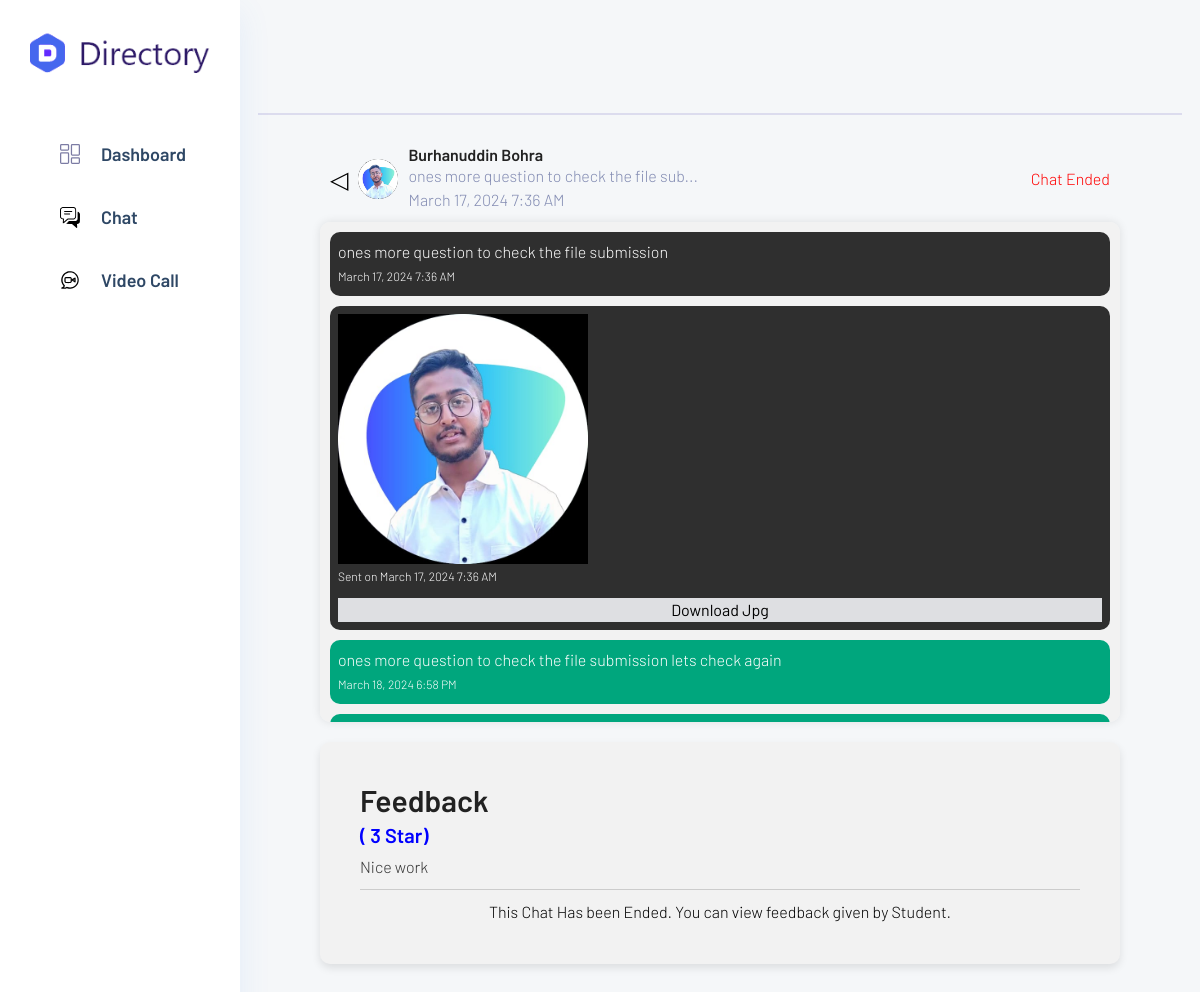
Screenshot of /teacher/Dashboard/Pages/chat.php?doubt_id=872511 (signed in) with the database file from the repository.
### tables this page shows
CREATE TABLE `subscription_user` (
  `id` int(11) NOT NULL,
  `user_id` int(255) NOT NULL,
  `name` varchar(255) NOT NULL,
  `email` varchar(255) NOT NULL,
  `contact` varchar(255) NOT NULL,
  `photo` varchar(255) NOT NULL,
  `mother_name` varchar(255) DEFAULT NULL,
  `mother_email` varchar(255) DEFAULT NULL,
  `mother_contact` varchar(20) DEFAULT NULL,
  `father_name` varchar(255) DEFAULT NULL,
  `father_email` varchar(255) DEFAULT NULL,
  `father_contact` varchar(20) NOT NULL,
  `address` varchar(255) NOT NULL,
  `city` varchar(255) NOT NULL,
  `state` varchar(100) NOT NULL,
  `pin` varchar(10) NOT NULL,
  `subscription_id` int(10) NOT NULL,
  `transaction_id` varchar(255) NOT NULL,
  `created_at` datetime NOT NULL DEFAULT current_timestamp(),
  `end_date` date NOT NULL,
  `verified` int(11) NOT NULL DEFAULT 0
);

CREATE TABLE `doubt` (
  `id` int(11) NOT NULL,
  `doubt_id` int(255) NOT NULL,
  `user_id` int(255) NOT NULL,
  `teacher_id` int(255) DEFAULT NULL,
  `doubt_category` varchar(255) DEFAULT NULL,
  `doubt` varchar(255) DEFAULT NULL,
  `doubt_file` varchar(255) DEFAULT NULL,
  `doubt_created_at` timestamp NOT NULL DEFAULT current_timestamp(),
  `answer` varchar(255) DEFAULT NULL,
  `answer_file` varchar(255) DEFAULT NULL,
  `answer_created_at` timestamp NOT NULL DEFAULT current_timestamp(),
  `student_view` int(11) NOT NULL DEFAULT 0,
  `teacher_view` int(11) NOT NULL DEFAULT 0,
  `admin_view` int(11) NOT NULL DEFAULT 0,
  `accepted` int(11) NOT NULL DEFAULT 0,
  `doubt_submit` int(11) NOT NULL DEFAULT 0,
  `feedback` int(11) NOT NULL DEFAULT 0
);

CREATE TABLE `feedback` (
  `id` int(11) NOT NULL,
  `doubt_id` int(11) DEFAULT NULL,
  `teacher_id` int(255) NOT NULL,
  `satisfaction_level` int(11) DEFAULT NULL,
  `feedback_text` text DEFAULT NULL,
  `submission_date` timestamp NOT NULL DEFAULT current_timestamp()
);

### teacher/Dashboard/Pages/chat.php (the view, shortened to what this page needs)
<?php
include ('../../../includes/config.php');
if (isset ($_GET['doubt_id'])) {
    $doubt_id = $_GET['doubt_id'];
    $stmt_doubt = $dbh->prepare("SELECT * FROM doubt WHERE doubt_id = :doubt_id");
    $stmt_doubt->bindParam(':doubt_id', $doubt_id);
    $stmt_doubt->execute();
    $doubt = $stmt_doubt->fetch();
    $stmt_feedback = $dbh->prepare("SELECT * FROM feedback WHERE doubt_id = :doubt_id");
    $stmt_feedback->bindParam(':doubt_id', $doubt_id);
    $stmt_feedback->execute();
    $feedback = $stmt_feedback->fetch();
    if ($doubt) {
        $stmt_profile = $dbh->prepare("SELECT photo, name FROM subscription_user WHERE user_id = :user_id");
        $stmt_profile->bindParam(':user_id', $doubt['user_id']);
        $stmt_profile->execute();
        $profile_data = $stmt_profile->fetch();
        if ($profile_data) {
            $profile_image_src = "../../../student/Dashboard/uploads/profile/" . $profile_data['photo'];
        } else {
            $profile_image_src = "../img/card.jpg";
        }
        $doubt_description = $doubt['doubt'];
        $doubt_solution = $doubt['answer'];
        $doubt_message = (strlen($doubt['doubt']) > 40) ? substr($doubt['doubt'], 0, 40) . "..." : $doubt['doubt'];
        $sent_time = date("F j, Y g:i A", strtotime($doubt['doubt_created_at']));
        $received_time = date("F j, Y g:i A", strtotime($doubt['answer_created_at']));
    } else {
        echo "Doubt not found.";
        exit();
    }
} else {
    echo "Doubt ID not provided.";
    exit();
}
?>
<!DOCTYPE html>
<html lang="en">
<head>
    <link rel="stylesheet" href="../css/bootstrap1.min.css">
    <link rel="stylesheet" href="../vendors/themefy_icon/themify-icons.css">
    <link rel="stylesheet" href="../vendors/swiper_slider/css/swiper.min.css">
    <link rel="stylesheet" href="../vendors/select2/css/select2.min.css">
    <link rel="stylesheet" href="../vendors/niceselect/css/nice-select.css">
    <link rel="stylesheet" href="../vendors/owl_carousel/css/owl.carousel.css">
    <link rel="stylesheet" href="../vendors/gijgo/gijgo.min.css">
    <link rel="stylesheet" href="../vendors/font_awesome/css/all.min.css">
    <link rel="stylesheet" href="../vendors/tagsinput/tagsinput.css">
    <link rel="stylesheet" href="../vendors/datepicker/date-picker.css">
    <link rel="stylesheet" href="../vendors/datatable/css/jquery.dataTables.min.css">
    <link rel="stylesheet" href="../vendors/datatable/css/responsive.dataTables.min.css">
    <link rel="stylesheet" href="../vendors/datatable/css/buttons.dataTables.min.css">
    <link rel="stylesheet" href="../vendors/text_editor/summernote-bs4.css">
    <link rel="stylesheet" href="../vendors/morris/morris.css">
    <link rel="stylesheet" href="../vendors/material_icon/material-icons.css">
    <link rel="stylesheet" href="../css/metisMenu.css">
    <link rel="stylesheet" href="../css/style1.css">
    <link rel="stylesheet" href="../css/colors/default.css" id="colorSkinCSS">
</head>
<body class="crm_body_bg" style="overflow:scroll; height:100vh;">
    <?php include ('../includes/sidebar.php'); ?>
    <section class="main_content dashboard_part">
        <?php include ('../includes/navbar.php'); ?>
        <di class="chat-page">
            <div class="chat-header">
                <span class="back-icon" onclick="goBack()">&#9665;</span>
                <img src="<?php echo $profile_image_src; ?>" alt="Profile" class="profile-image">
                <div class="profile-info">
                    <h2>
                        <?php echo $doubt['user_id'] ? $profile_data['name'] : 'Student not assigned'; ?>
                    </h2>
                    <p>
                        <?php echo $doubt_message; ?>
                    </p>
                    <p class="date-time">
                        <?php echo $sent_time; ?>
                    </p>
                </div>
                <?php if ($doubt['accepted'] == 1): ?>
                    <?php if ($doubt['doubt_submit'] == 0): ?>
                        <a href="../backend/end_chat.php?doubt_id=<?php echo $doubt['doubt_id']; ?>"><button
                                onclick="return confirmEnd()">End Chat</button></a>
                    <?php elseif ($doubt['doubt_submit'] == 1 && $doubt['feedback'] == 0): ?>
                        <p style="color: blue;">Waiting for feedback</p>
                    <?php elseif ($doubt['doubt_submit'] == 1 && $doubt['feedback'] == 1): ?>
                        <p style="color: red;">Chat Ended</p>
                    <?php endif; ?>
                <?php endif; ?>
            </div>
            <div class="chat-content">
                <?php if ($doubt['doubt']): ?>
                    <div class="message received">
                        <p>
                            <?php echo $doubt_description ?>
                        </p>
                        <p class="message-time">
                            <?php echo $sent_time; ?>
                        </p>
                    </div>
                <?php endif; ?>
                <div class="message received">
                    <?php if ($doubt['doubt_file']): ?>
                        <?php
                        $doubt_media_type = strtolower(pathinfo($doubt['doubt_file'], PATHINFO_EXTENSION));
                        if ($doubt_media_type === 'pdf' || $doubt_media_type === 'doc' || $doubt_media_type === 'docx'): ?>
                            <a href="../uploads/doubt/<?php echo $doubt['doubt_file']; ?>"
                                style="cursor: pointer;" onclick="zoomMedia(this, '<?php echo $doubt_media_type; ?>')">Click to view <?php echo strtoupper($doubt_media_type); ?></a>
                        <?php else: ?>
                            <img src="../../../student/Dashboard/uploads/doubt/<?php echo $doubt['doubt_file']; ?>"
                                alt="Image Message" onclick="zoomMedia(this, 'image')">
                        <?php endif; ?>
                        <p class="message-time">Sent on
                            <?php echo $sent_time; ?>
                        </p>
                        <a href="../../../student/Dashboard/uploads/doubt/<?php echo $doubt['doubt_file']; ?>"
                            class="download-link" download>Download
                            <?php echo ucfirst($doubt_media_type); ?>
                        </a>
                    <?php endif; ?>
                </div>
                <?php if ($doubt['answer']): ?>
                    <div class="message sent">
                        <p>
                            <?php echo $doubt_solution ?>
                        </p>
                        <p class="message-time">
                            <?php echo $received_time; ?>
                        </p>
                    </div>
                <?php endif; ?>
                <div class="message sent">
                </div>
            </div>
            <?php if ($doubt['doubt_submit'] == 1 && $doubt['feedback'] == 1): ?>
                <div class="additional-details" id="additionalDetails">
                    <div style="margin-bottom: 10px; border-bottom: 1px solid #ccc; padding-bottom: 10px;">
                        <h2 style="margin-bottom: 5px;">Feedback</h2>
                        <h4 style="color: blue;">(
                            <?php echo $feedback['satisfaction_level'] ?> Star)
                        </h4>
                        <p style="color: #333;">
                            <?php echo $feedback['feedback_text'] ?>
                        </p>
                    </div>
                    <div style="text-align:center; ">
                        <p style="color: #000;">
                            This Chat Has been Ended. You can view feedback given by Student.
                        </p>
                    </div>
                </div>
            <?php endif; ?>
    </section>
</body>
</html>

### teacher/Dashboard/Pages/chat.php (style rules this page uses)
.chat-page { max-width: 800px; margin: 0 auto; display: flex; flex-direction: column; margin-bottom: 50px; }
.chat-header { position: sticky; top: 0; z-index: 100; color: #fff; padding: 10px; display: flex; align-items: center; }
.profile-image { width: 40px; height: 40px; border-radius: 50%; margin-right: 10px; }
.profile-info { flex-grow: 1; }
.profile-info h2, .profile-info p { margin: 0; font-size: 16px; }
.date-time { font-size: 12px; }
.chat-content { flex-grow: 1; overflow-y: auto; padding: 10px; max-width: 800px; max-height: 500px; background-color: #f2f2f2; border-radius: 10px; box-shadow: 0 0 10px rgba(0, 0, 0, 0.1); }
.message { margin-bottom: 10px; padding: 8px; border-radius: 10px; max-width: 70%; max-width: 800px; word-wrap: break-word; }
.received { background-color: #2F2F2F; align-self: flex-start; font-size: 1rem; color: white; }
.received p { color: white; }
.message-time { font-size: 12px; color: #888; }
.back-icon { font-size: 24px; color: #000; margin-right: 10px; cursor: pointer; }
.download-link { display: block; margin-top: 10px; text-align: center; color: black; text-decoration: none; cursor: pointer; background-color: #DEDFE2; }
.message img { width: 250px; height: 250px; cursor: pointer; }
.sent { background-color: #00A67D; align-self: flex-end; font-size: 1rem; }
.sent .message-time, .video .message-time { color: white }
.sent p, a, .video p, a { color: white; }
.additional-details { margin-top: 20px; background-color: #F2F2F2; border-radius: 10px; box-shadow: 0 4px 8px rgba(0, 0, 0, 0.1); padding: 40px; max-width: 800px; }
p { font-size: 1rem; }

### rows the page displays
subscription_user: photo (picture), name "Burhanuddin Bohra"
doubt: doubt "ones more question to check the file sub...", doubt_created_at "March 17, 2024 7:36 AM", doubt "ones more question to check the file submission", doubt_file (picture), doubt_file "Jpg", answer "ones more question to check the file submission lets check again", answer_created_at "March 18, 2024 6:58 PM"
feedback: satisfaction_level "3", feedback_text "Nice work"
